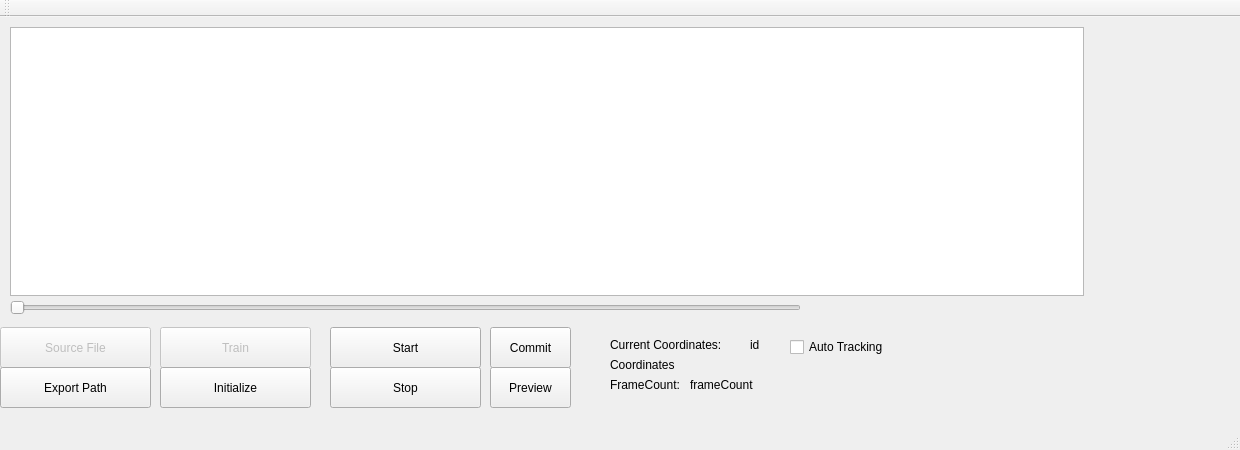
<?xml version="1.0" encoding="UTF-8"?>
<ui version="4.0">
 <class>MainWindow</class>
 <widget class="QMainWindow" name="MainWindow">
  <property name="geometry">
   <rect>
    <x>0</x>
    <y>0</y>
    <width>1240</width>
    <height>450</height>
   </rect>
  </property>
  <property name="windowTitle">
   <string>MainWindow</string>
  </property>
  <widget class="QWidget" name="centralWidget">
   <widget class="mygraphicsview" name="graphicsView">
    <property name="geometry">
     <rect>
      <x>10</x>
      <y>10</y>
      <width>1074</width>
      <height>269</height>
     </rect>
    </property>
   </widget>
   <widget class="QPushButton" name="btnChooseSrcFile">
    <property name="enabled">
     <bool>false</bool>
    </property>
    <property name="geometry">
     <rect>
      <x>0</x>
      <y>310</y>
      <width>151</width>
      <height>41</height>
     </rect>
    </property>
    <property name="text">
     <string>Source File</string>
    </property>
   </widget>
   <widget class="QPushButton" name="btnChooseExFile">
    <property name="geometry">
     <rect>
      <x>0</x>
      <y>350</y>
      <width>151</width>
      <height>41</height>
     </rect>
    </property>
    <property name="text">
     <string>Export Path</string>
    </property>
   </widget>
   <widget class="QPushButton" name="btnStart">
    <property name="geometry">
     <rect>
      <x>330</x>
      <y>310</y>
      <width>151</width>
      <height>41</height>
     </rect>
    </property>
    <property name="text">
     <string>Start</string>
    </property>
   </widget>
   <widget class="QPushButton" name="btnStop">
    <property name="geometry">
     <rect>
      <x>330</x>
      <y>350</y>
      <width>151</width>
      <height>41</height>
     </rect>
    </property>
    <property name="text">
     <string>Stop</string>
    </property>
   </widget>
   <widget class="QPushButton" name="btnTrain">
    <property name="enabled">
     <bool>false</bool>
    </property>
    <property name="geometry">
     <rect>
      <x>160</x>
      <y>310</y>
      <width>151</width>
      <height>41</height>
     </rect>
    </property>
    <property name="text">
     <string>Train</string>
    </property>
   </widget>
   <widget class="QLabel" name="frameCountLabel">
    <property name="geometry">
     <rect>
      <x>690</x>
      <y>360</y>
      <width>81</width>
      <height>16</height>
     </rect>
    </property>
    <property name="text">
     <string>frameCount</string>
    </property>
   </widget>
   <widget class="QLabel" name="constFrameLabel">
    <property name="geometry">
     <rect>
      <x>610</x>
      <y>360</y>
      <width>81</width>
      <height>16</height>
     </rect>
    </property>
    <property name="text">
     <string>FrameCount:</string>
    </property>
   </widget>
   <widget class="QLabel" name="coordinates">
    <property name="geometry">
     <rect>
      <x>610</x>
      <y>340</y>
      <width>81</width>
      <height>16</height>
     </rect>
    </property>
    <property name="text">
     <string>Coordinates</string>
    </property>
   </widget>
   <widget class="QPushButton" name="btnInit">
    <property name="geometry">
     <rect>
      <x>160</x>
      <y>350</y>
      <width>151</width>
      <height>41</height>
     </rect>
    </property>
    <property name="text">
     <string>Initialize</string>
    </property>
   </widget>
   <widget class="QCheckBox" name="isAutomatic">
    <property name="geometry">
     <rect>
      <x>790</x>
      <y>320</y>
      <width>111</width>
      <height>20</height>
     </rect>
    </property>
    <property name="text">
     <string>Auto Tracking</string>
    </property>
   </widget>
   <widget class="QLabel" name="constCoordinatesLabel">
    <property name="geometry">
     <rect>
      <x>610</x>
      <y>320</y>
      <width>131</width>
      <height>16</height>
     </rect>
    </property>
    <property name="text">
     <string>Current Coordinates:</string>
    </property>
   </widget>
   <widget class="QLabel" name="curPlayerId">
    <property name="geometry">
     <rect>
      <x>750</x>
      <y>320</y>
      <width>21</width>
      <height>16</height>
     </rect>
    </property>
    <property name="text">
     <string>id</string>
    </property>
   </widget>
   <widget class="QPushButton" name="btnCommit">
    <property name="geometry">
     <rect>
      <x>490</x>
      <y>310</y>
      <width>81</width>
      <height>41</height>
     </rect>
    </property>
    <property name="text">
     <string>Commit</string>
    </property>
   </widget>
   <widget class="QPushButton" name="btnPreview">
    <property name="geometry">
     <rect>
      <x>490</x>
      <y>350</y>
      <width>81</width>
      <height>41</height>
     </rect>
    </property>
    <property name="text">
     <string>Preview</string>
    </property>
   </widget>
   <widget class="QSlider" name="horizontalSlider">
    <property name="geometry">
     <rect>
      <x>10</x>
      <y>280</y>
      <width>791</width>
      <height>22</height>
     </rect>
    </property>
    <property name="orientation">
     <enum>Qt::Horizontal</enum>
    </property>
   </widget>
  </widget>
  <widget class="QMenuBar" name="menuBar">
   <property name="geometry">
    <rect>
     <x>0</x>
     <y>0</y>
     <width>1240</width>
     <height>22</height>
    </rect>
   </property>
  </widget>
  <widget class="QToolBar" name="mainToolBar">
   <attribute name="toolBarArea">
    <enum>TopToolBarArea</enum>
   </attribute>
   <attribute name="toolBarBreak">
    <bool>false</bool>
   </attribute>
  </widget>
  <widget class="QStatusBar" name="statusBar"/>
 </widget>
 <layoutdefault spacing="6" margin="11"/>
 <customwidgets>
  <customwidget>
   <class>mygraphicsview</class>
   <extends>QGraphicsView</extends>
   <header location="global">mygraphicsview.h</header>
  </customwidget>
 </customwidgets>
 <resources/>
 <connections/>
</ui>
